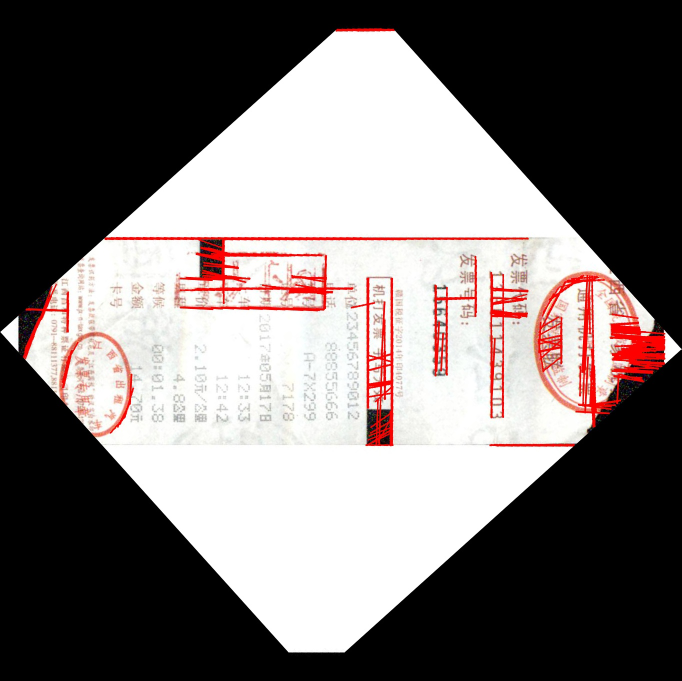
#> input picture o/1527143817_4_4072_aug_1552142205.21_3_rotate-0-0-318.jpg, 1363 x 1362 px, found by its file name (shown at 1/2 size)
$ python imutil.py   (older library calls are emulated)
#> lines starting #> are read from the running program, lines starting #| are printed output that depends on the picture; after the words box and inside, x2 and y2 are one past the last pixel; in counts of white or black regions, pixels touching at a corner belong together
from imutils import perspective
from skimage.filters import threshold_local
import cv2
import imutils
# 边缘扫描
image = cv2.imread("pic/1527143817_4_4072_aug_1552142205.21_3_rotate-0-0-318.jpg")
#> image is the input picture: shape (1362, 1363, 3); mean B, G, R 113.6, 114.6, 121.8
ratio = image.shape[0] / 500.0                                # 比例
#> ratio = 2.72
orig = image.copy()
image = imutils.resize(image, height = 500)
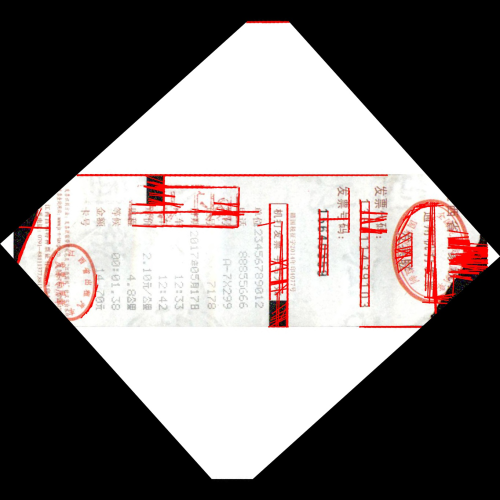
#> image: shape (500, 500, 3); mean B, G, R 113.6, 114.6, 121.8
# 灰度转换及边缘查找
gray = cv2.cvtColor(image, cv2.COLOR_BGR2GRAY)
gray = cv2.GaussianBlur(gray, (5, 5), 0)
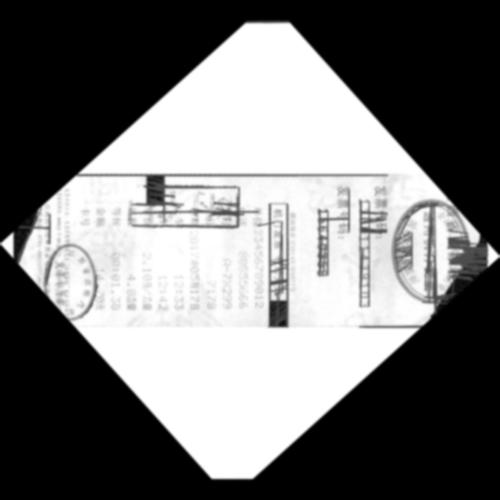
#> gray: shape (500, 500); min 0, max 255, mean 116.7
edged = cv2.Canny(gray, 75, 200)                        # 边缘检测
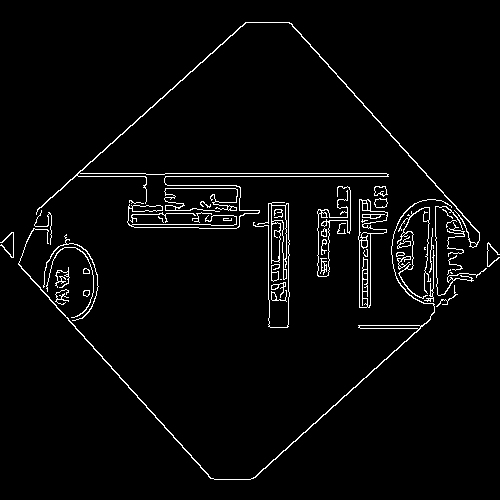
#> edged: shape (500, 500); 3.1% white in thin lines or dots
# 只保留轮廓
cnts = cv2.findContours(edged.copy(), cv2.RETR_LIST, cv2.CHAIN_APPROX_SIMPLE)#通过边缘图像找到轮廓
#> cnts = 96 contours, 39 with area under 20; largest, box (x1, y1, x2, y2) and area: (358, 199, 388, 308) 1386, (253, 202, 290, 328) 706, (36, 22, 480, 248) 595, (18, 199, 452, 480) 587, (359, 232, 371, 308) 584
cnts = cnts[0] if imutils.is_cv2() else cnts[1]            # 用以区分OpenCV2.4和OpenCV3
cnts = sorted(cnts, key = cv2.contourArea, reverse = True)[:5] # 保留最大轮廓
#> cnts = 5 contours; box (x1, y1, x2, y2) and area: (358, 199, 388, 308) 1386, (253, 202, 290, 328) 706, (36, 22, 480, 248) 595, (18, 199, 452, 480) 587, (359, 232, 371, 308) 584
for c in cnts:
    peri = cv2.arcLength(c, True)
    approx = cv2.approxPolyDP(c, 0.02 * peri, True)        # 轮廓点
    if len(approx) == 4:                                       # 表明找到四个轮廓点
        screenCnt = approx
        break
#> this loop made 2 passes
#> (peri, screenCnt) on pass 2: (951.5, [[272, 202], [286, 327], [253, 225], [287, 327]])
#> peri on pass 1: 320.2
# 转为鸟瞰图
warped = perspective.four_point_transform(orig, screenCnt.reshape(4, 2) * ratio)
warped = cv2.cvtColor(warped, cv2.COLOR_BGR2GRAY)        # 灰度转换
#> warped: shape (81, 342)
T = threshold_local(warped, 11, offset = 10, method = "gaussian")
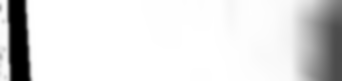
#> T: shape (81, 342) float64; min -10, max 245, mean 214.7; drawn with min black and max white
warped = (warped > T).astype("uint8") * 255
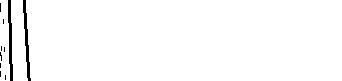
#> warped: shape (81, 342); 98.1% white; 10 black regions (8 under 20 px), largest, box (x1, y1, x2, y2) and area: (23, 0, 31, 81) 244, (8, 0, 13, 81) 243
cv2.imshow("Original", imutils.resize(orig, height = 650))
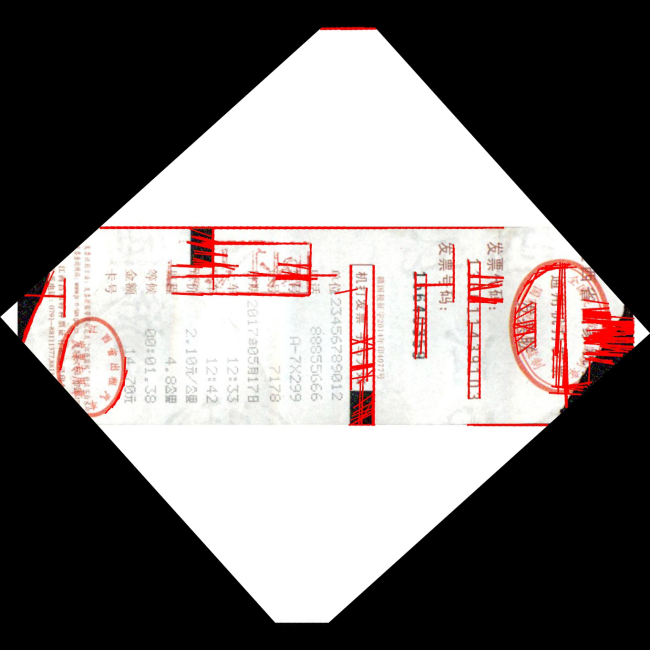
#> window 'Original': shape (650, 650, 3); mean B, G, R 113.6, 114.6, 121.8
cv2.imshow("Scanned", imutils.resize(warped, height = 650))
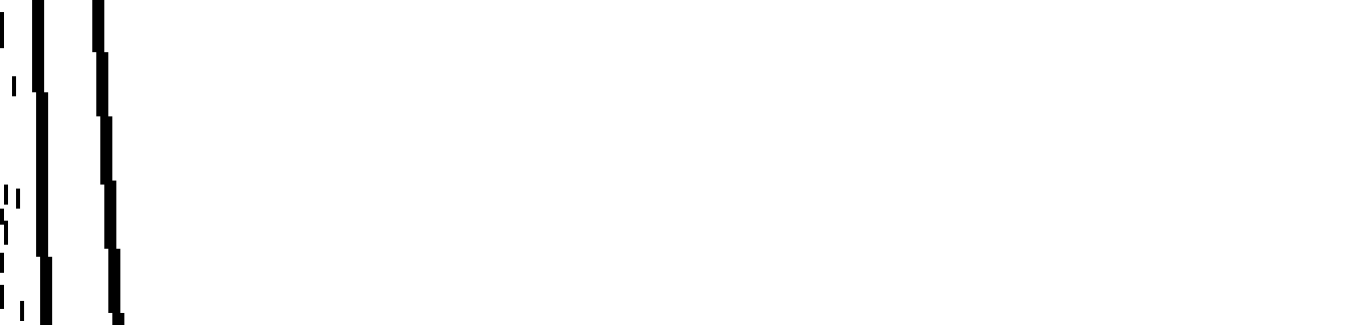
#> window 'Scanned': shape (650, 2744) (shown at 1/2 size); min 0, max 255, mean 250.1
cv2.waitKey(0)
